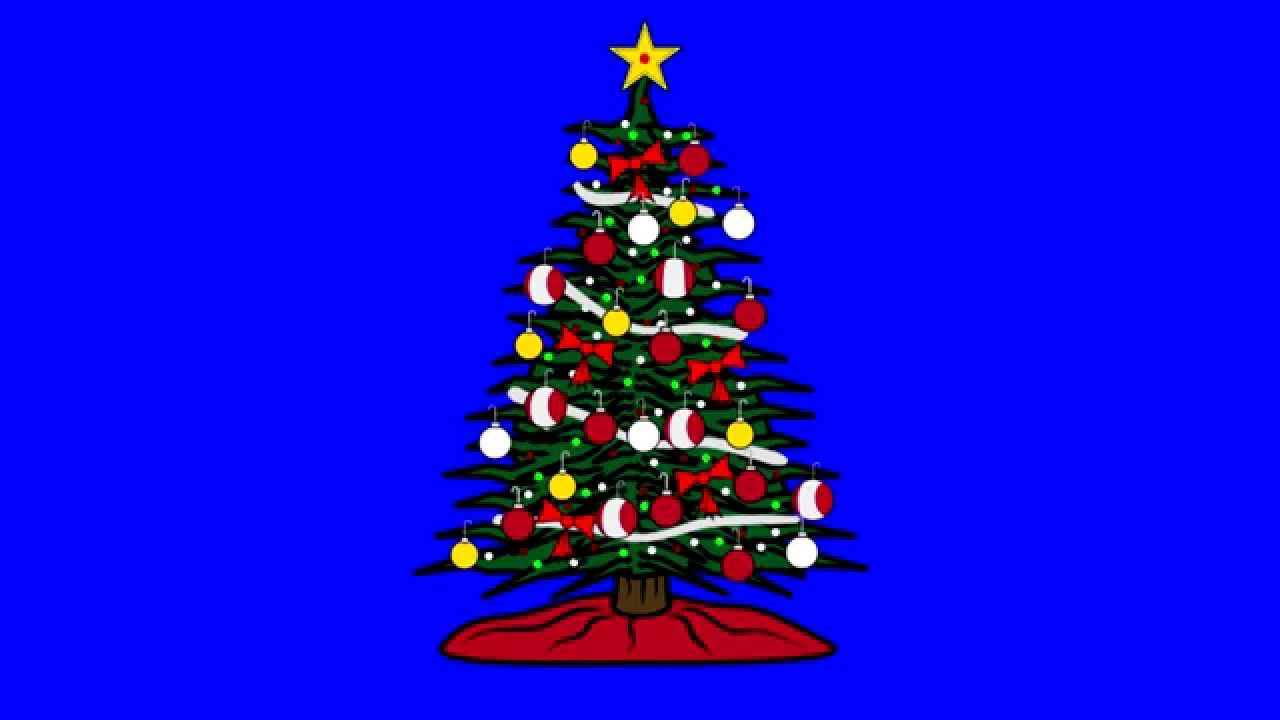
#> input picture image/item.jpg, 1280 x 720 px
$ python 3.py
#> lines starting #> are read from the running program, lines starting #| are printed output that depends on the picture; after the words box and inside, x2 and y2 are one past the last pixel; in counts of white or black regions, pixels touching at a corner belong together
import cv2
import numpy as np

def main(mainimg, bground):
#> called with mainimg = './image/item.jpg', bground = './image/bg.jpg'
      image = cv2.imread(mainimg)
#> image is the input picture: shape (720, 1280, 3); mean B, G, R 221.5, 9.3, 13.6
      image_copy = cv2.cvtColor(image, cv2.COLOR_BGR2RGB)

      lower_blue = np.array([0, 0, 100])
      upper_blue = np.array([120, 100, 255])
      mask = cv2.inRange(image_copy, lower_blue, upper_blue)
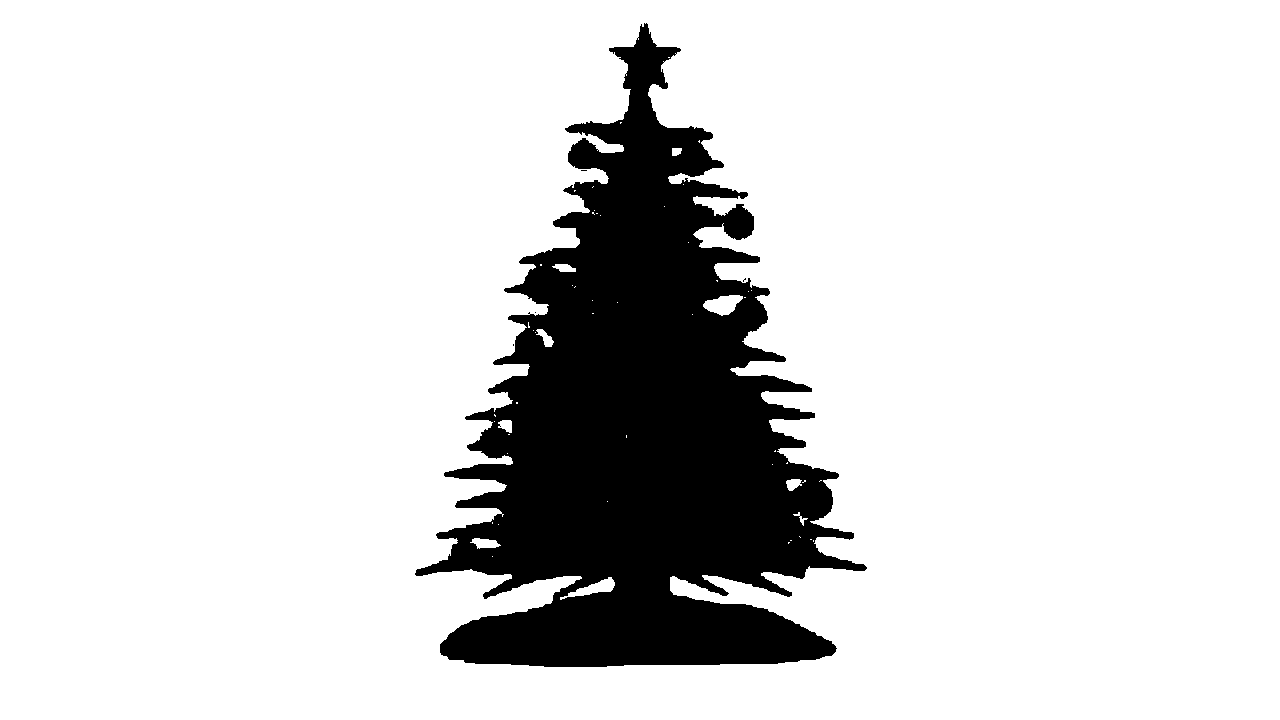
#> mask: shape (720, 1280); 84.9% white; 5 black regions (4 under 20 px), largest, box (x1, y1, x2, y2) and area: (415, 23, 867, 667) 138989
      masked_image = np.copy(image)
      masked_image[mask != 0] = [0, 0, 0]
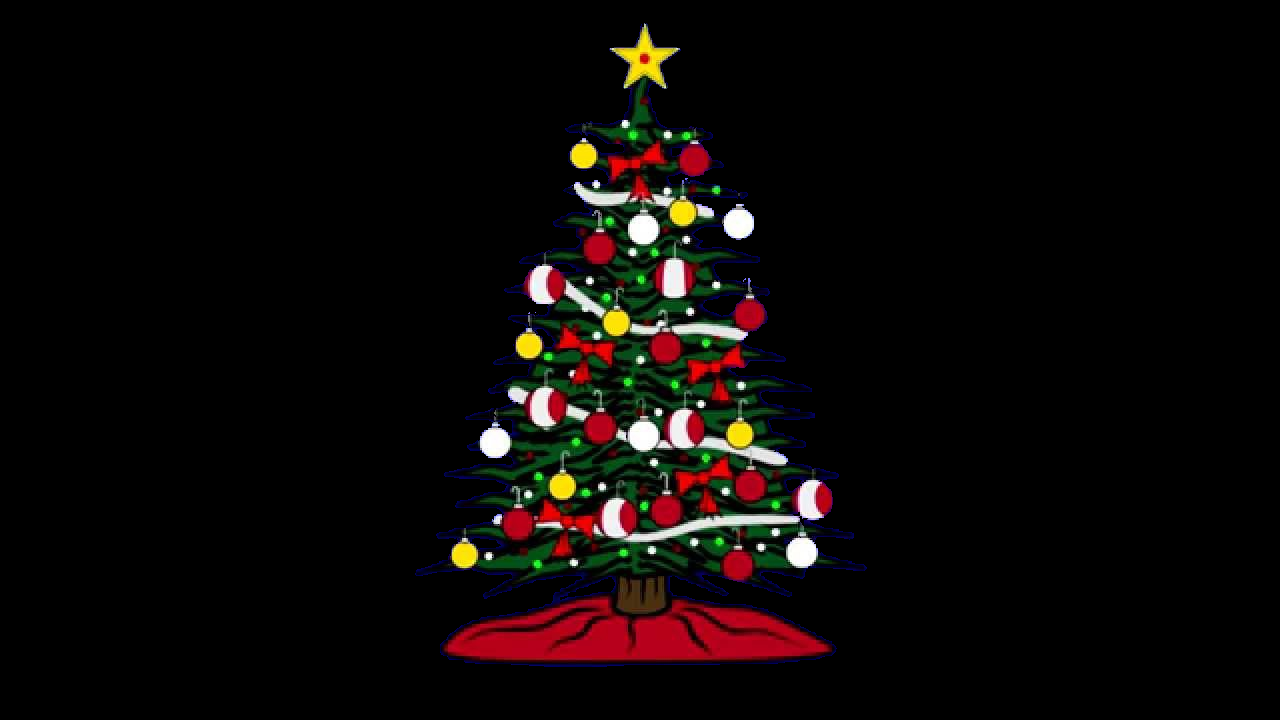
#> masked_image: shape (720, 1280, 3); mean B, G, R 7, 8.4, 12.6

      # ## background
      background_image = cv2.imread(bground)
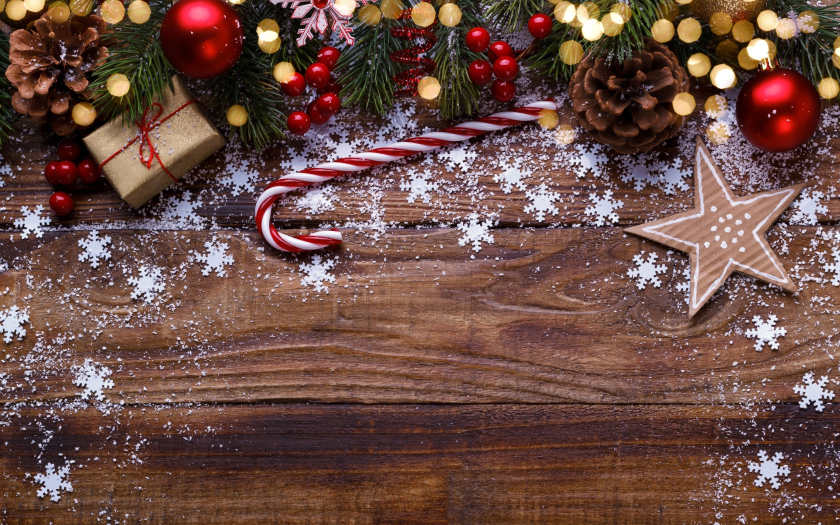
#> input picture image/bg.jpg, 1680 x 1050 px (shown at 1/2 size)
#> background_image is the input picture: shape (1050, 1680, 3); mean B, G, R 68, 76.2, 108.3
      crop_background = background_image[0:720, 0:1280]
      crop_background[mask == 0] = [0, 0, 0]
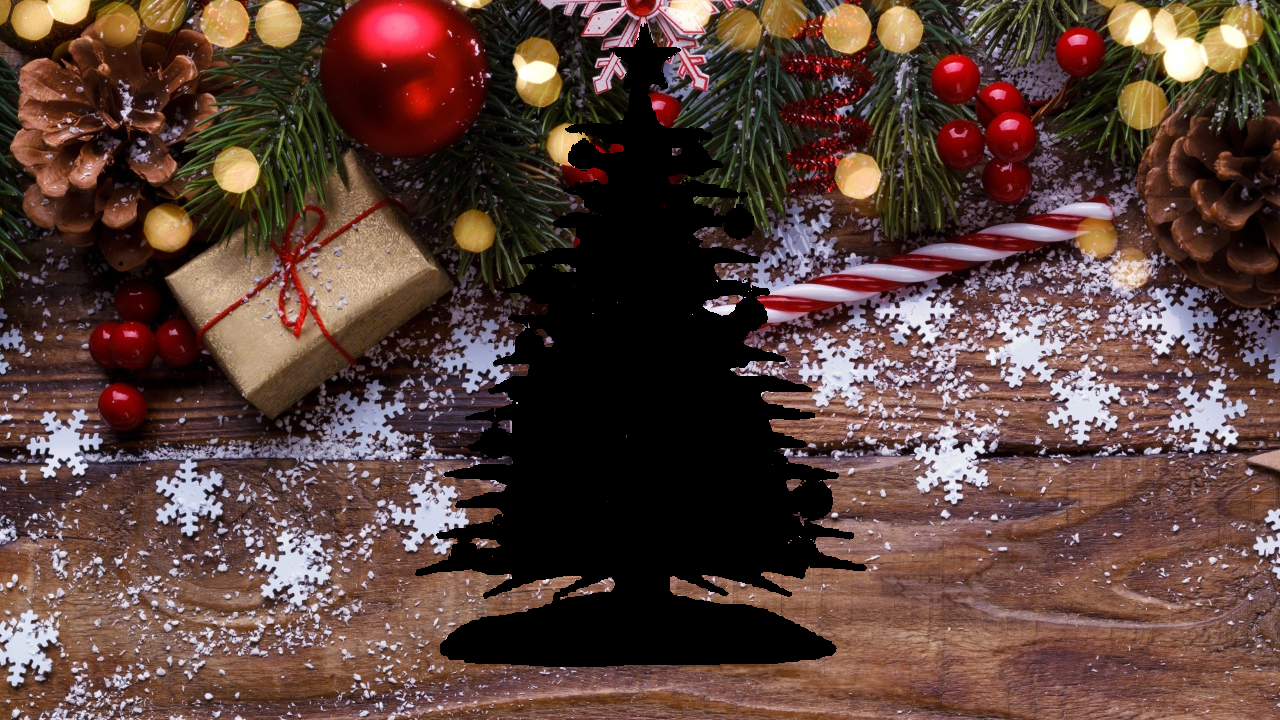
#> crop_background: shape (720, 1280, 3); mean B, G, R 58.1, 65, 90.2
      final_image = crop_background + masked_image
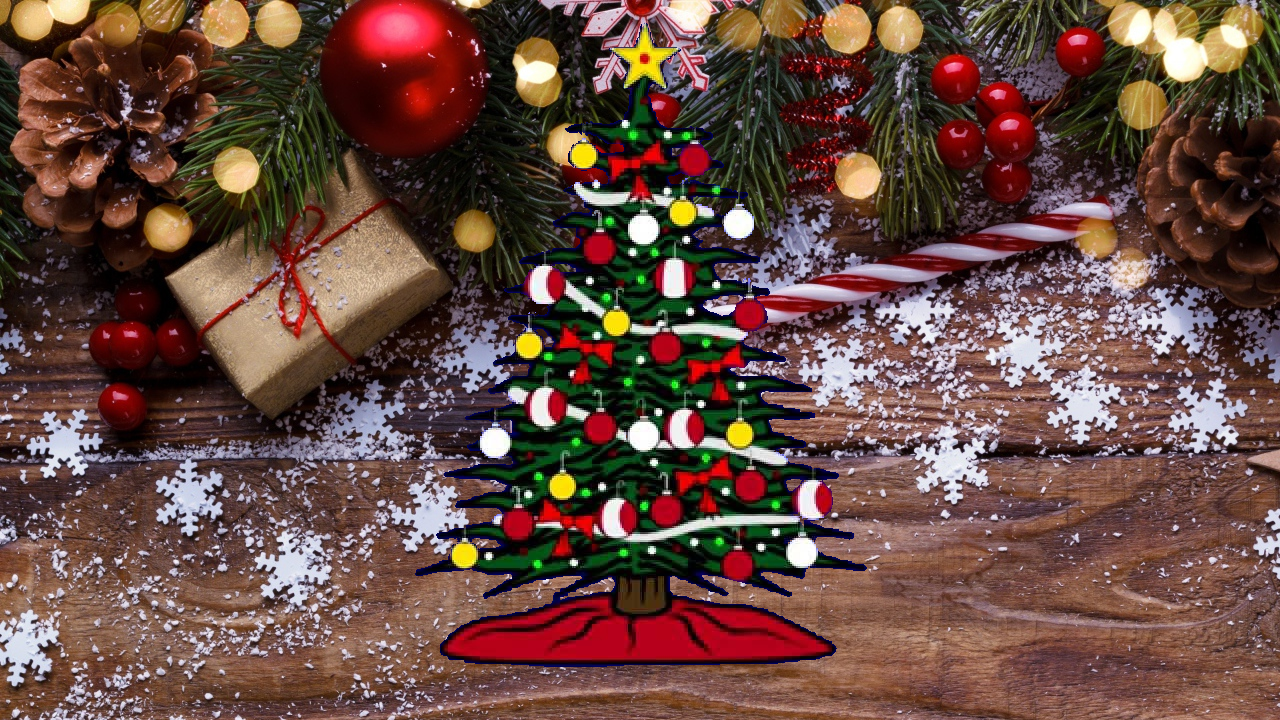
#> final_image: shape (720, 1280, 3); mean B, G, R 65.1, 73.4, 102.8
      cv2.imshow("merge no background of tree",final_image)
      cv2.waitKey()
      cv2.destroyAllWindows()

mainimg="./image/item.jpg"
bground="./image/bg.jpg"

if __name__ == "__main__":
    main(mainimg, bground)
